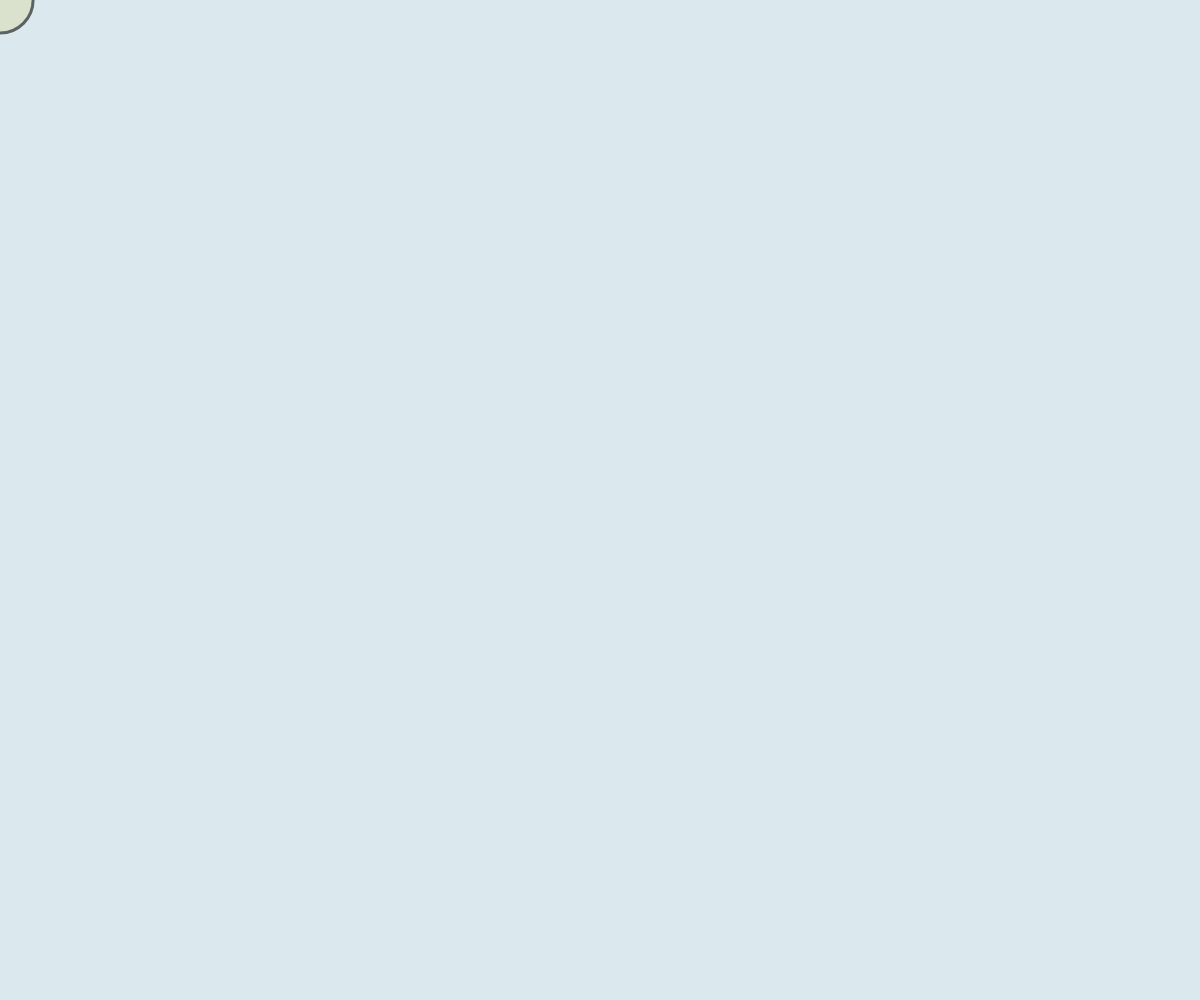
Frame 1 (no input)
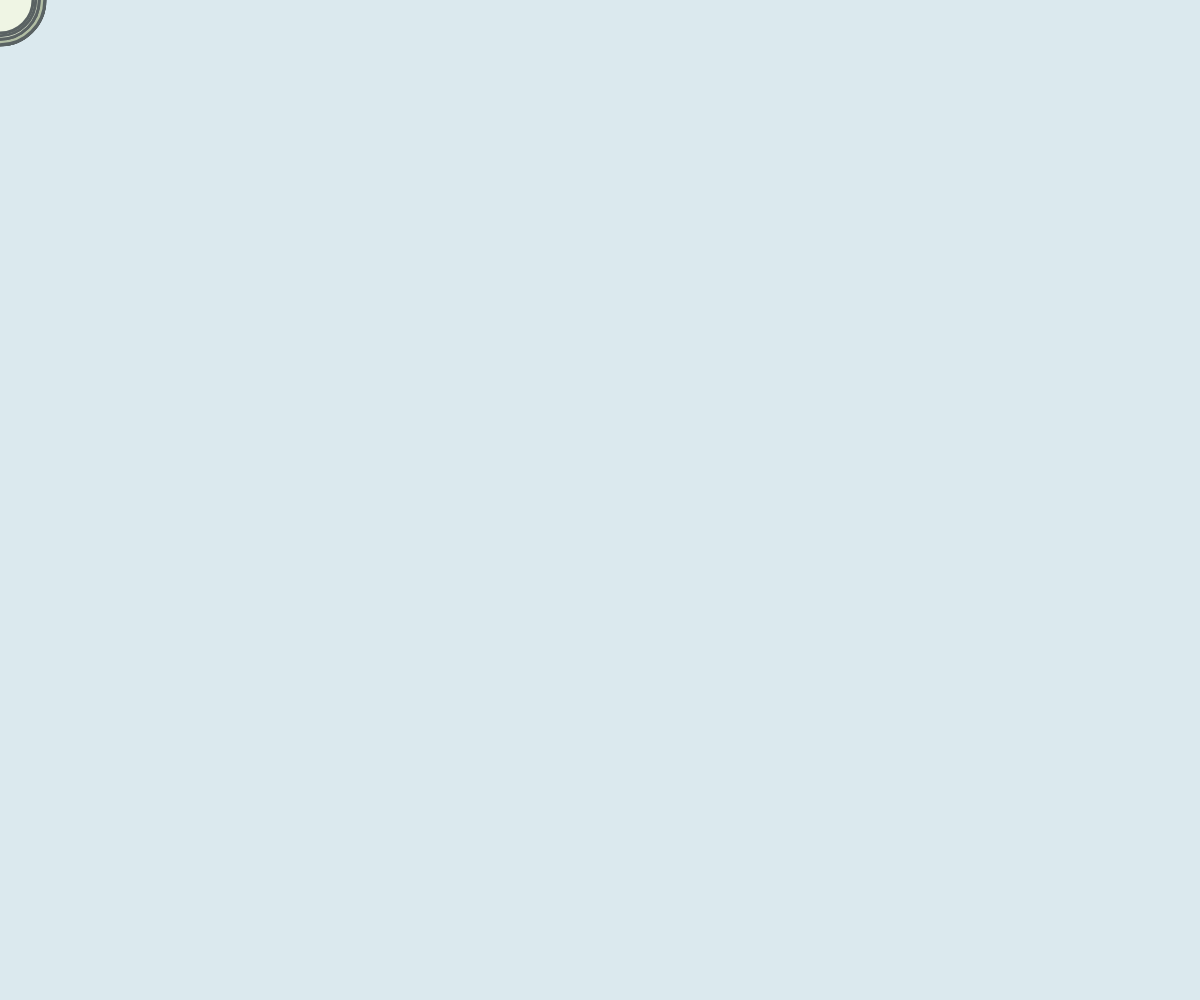
Frame 60 (no input)
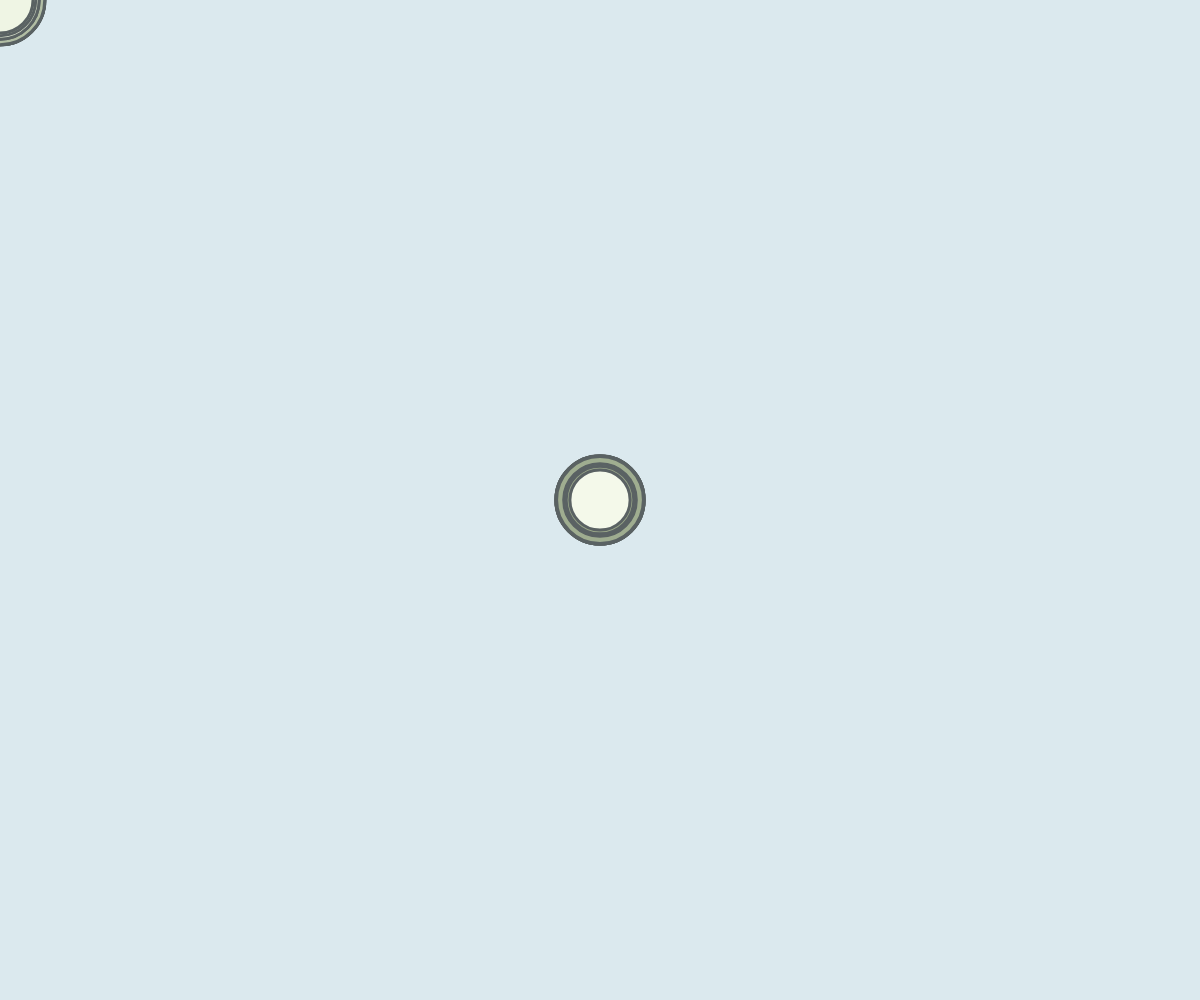
Frame 120 (the mouse pressed at the canvas centre since frame 60)

The p5.js sketch that drew these frames (run headless with seeded random() and noise() and a simulated clock; from frame 60 on, the mouse is pressed at the canvas centre):

// p5.js sketch
// ── sketch.js
function setup() {
  createCanvas(windowWidth, windowHeight);
  // 背景維持清爽的冰河藍 dbe9ee
  background('#dbe9ee'); 
}

function draw() {
  // 1. 定義酪梨綠系列的兩極端 (大幅強化對比)
  let darkContrast = color('#8a9a7a');  // 深橄欖綠
  let lightContrast = color('#fafff0'); // 奶油高光綠
  
  // 2. 使用 random(0, 1) 讓每一顆圓隨機決定深淺比例
  // 每次 draw 執行時，這顆圓的顏色都會是隨機生成的
  let randomAmount = random(0, 1);
  let finalFillColor = lerpColor(darkContrast, lightContrast, randomAmount);
  
  // 3. 強化邊框：深灰色邊框讓圓點更分明
  stroke('#5a6263'); 
  strokeWeight(3);   
  
  // 4. 設定隨機生成的填充色並繪製
  fill(finalFillColor);
  
  // 當滑鼠移動時，在當前位置畫下一顆隨機深淺的圓
  // 為了更有層次感，圓的大小也可以加一點點隨機變化 (例如 60-90 之間)
  let randomSize = random(60, 90);
  ellipse(mouseX, mouseY, randomSize, randomSize);
}
